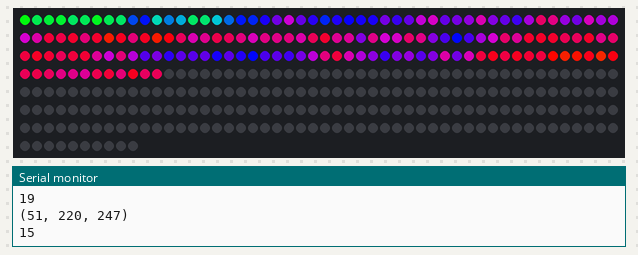
A sketch run on a simulated Arduino Uno, built with avr-gcc and run on an emulated ATmega328P. Shown: 360 RGB LEDs in strip order, left to right, continuing on the next row, the last lines printed to the serial monitor. Random numbers use the default seed unless the sketch sets one.

Above: at 11.79 s.
At 13.98 s:
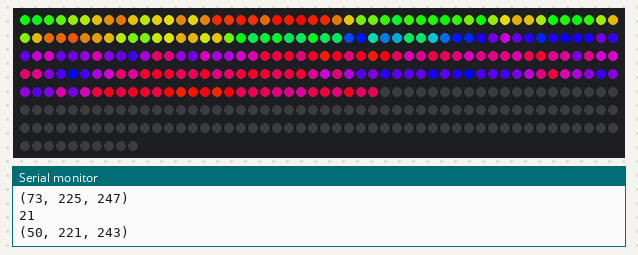
At 17.07 s:
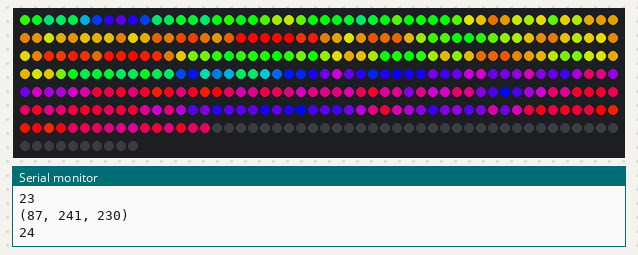
At 23.24 s:
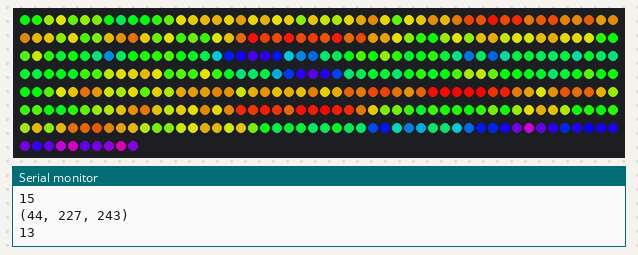
At 25.65 s:
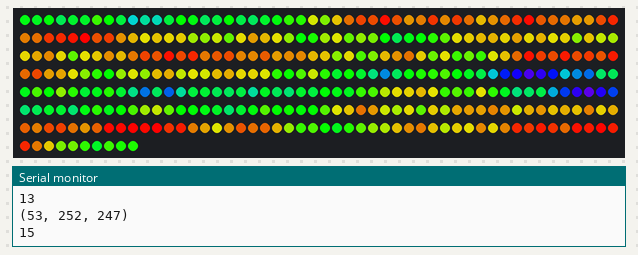
At 38.93 s:
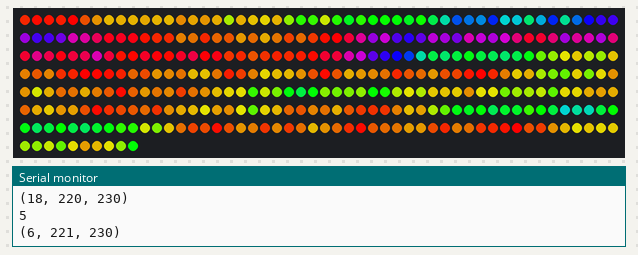

The sketch:

led2.ino
```cpp
#include <FastLED.h>

#define NUM_LEDS 360
#define UPDATE_LEDS 1
CRGB leds[NUM_LEDS];

#define DATA_PIN 6

#define DELAY 180

#define HUE_DIFF 25
#define SATURATION_DIFF 8
#define VALUE_DIFF 8

#define SATURATION_MINIMUM 220
#define VALUE_MINIMUM 230

int prevHue;
int prevSat;
int prevVal;

struct color {
  int h;
  int s;
  int v;
};
typedef struct color Color;

void setup() {
  Serial.begin(9600);
  FastLED.addLeds<NEOPIXEL, DATA_PIN>(leds, NUM_LEDS);

  for (int i = 0; i < NUM_LEDS; i++) {
    leds[i] = CHSV(0, 0, 0);
  }

  prevHue = random(0, 360);
  prevSat = random(0, 255);
  prevVal = random(0, 255);

  FastLED.show();
}

void loop() {
  for (int i = NUM_LEDS - 1; i >= UPDATE_LEDS; i--) {
    leds[i] = leds[i - UPDATE_LEDS];
  }

  Color color = findColor();

  for (int i = 0; i < UPDATE_LEDS; i++) {
    //leds[i] = CHSV(color.h, 100, 100);
    leds[i] = CHSV(color.h, 255, 255);
    //leds[i] = CHSV(color.h, color.s, color.v);
  }

  FastLED.show();

  //delay(1);
  //delay(80);
  //delay(DELAY);
  //delay(color.h);
  //delay(color.h % DELAY);

  // delay based on hue value. high vue = slow, low vue = fast
  //int del = constrain(color.h / 2, 1, 100);
  int del = map(color.h, 0, 360, 1, 100);
  Serial.println(del);
  delay(del);
}

void setColor(int h, int s, int v) {
  CHSV color = CHSV(h, s, v);
  fill_solid(leds, NUM_LEDS, color);
}

Color findColor() {
  Color color;

  int hue;
  do {
    hue = random(constrain(prevHue - HUE_DIFF, 0, 360), constrain(prevHue + HUE_DIFF, 0, 360));
    //hue = random((prevHue - HUE_DIFF) % 360, (prevHue + HUE_DIFF) % 360);
  } while(hue == prevHue);

  int sat;
  do {
    sat = random(prevSat - SATURATION_DIFF, prevSat + SATURATION_DIFF);
  } while(sat == prevSat);

  int val;
  do {
    val = random(prevVal - VALUE_DIFF, prevVal + VALUE_DIFF);
  } while(val == prevVal);

  sat = constrain(sat, SATURATION_MINIMUM, 255);
  val = constrain(val, VALUE_MINIMUM, 255);

  prevHue = hue;
  prevSat = sat;
  prevVal = val;

  setColor(&color, hue, sat, val);
  printColor(color);

  return color;
}

void setColor(Color *c, int h, int s, int v) {
  c->h = h;
  c->s = s;
  c->v = v;
}

void printColor(Color c) {
  Serial.print("(");
  Serial.print(c.h);
  Serial.print(", ");
  Serial.print(c.s);
  Serial.print(", ");
  Serial.print(c.v);
  Serial.println(")");
}
```
